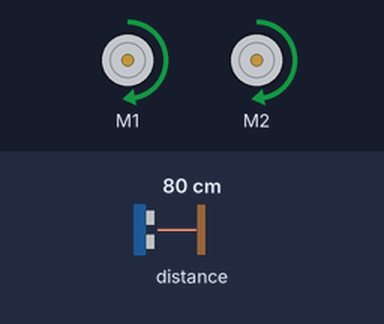
This sketch was run on a simulated Arduino Leonardo, built with avr-gcc and run on an emulated ATmega32U4. Shown: 2 × DC motor (green arrow = forward, orange = backward, longer = faster). The inputs (shaded band) are chosen by the test bench; at power-on: distance to the obstacle 80 cm. What the sketch prints to the serial monitor is not drawn.

Above: at 1.2 s.
1.3 s: distance to the obstacle set to 2 cm
Timing chart, 0 to 4.3 s (numbered marks = the images above; inputs shaded):
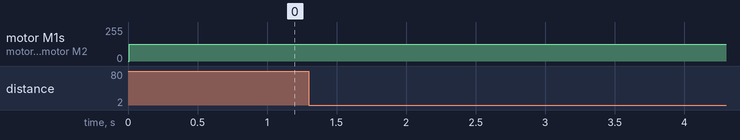

The sketch:

Challenge_3.ino
```cpp
#include <Zumo32U4.h>
#include <Wire.h>


Zumo32U4ProximitySensors proxSensors;
Zumo32U4Motors motors;

// for line sensing
Zumo32U4LineSensors lineSensors;
#define NUM_SENSORS 3
uint16_t lineSensorValues[NUM_SENSORS];
int s1, s2, s3;

/* bool proxLeftActive;
bool proxFrontActive;
bool proxRightActive; */

int leftSensor;
int centerLeftSensor;
int centerRightSensor;
int rightSensor;
//int challenge3Calibration = 7;
int threshold = 1000;

void setup() {
  Serial.begin(9600);
  lineSensors.initThreeSensors();
  proxSensors.initThreeSensors();
  proxSensors.setBrightnessLevels(50, 30);
  proxSensors.setPulseOffTimeUs(578);
  proxSensors.setPulseOnTimeUs(421);
}

void printReadingsToSerial() {
  char buffer[80];
  sprintf(buffer, "%4d %4d %4d\n",
          lineSensorValues[0],
          lineSensorValues[1],
          lineSensorValues[2]);
  Serial.print(buffer);
}

// the uncalibrated line sensor reading are between 0 (very bright) and 2000 (very dark)
void readLineSensors() {
  lineSensors.read(lineSensorValues, QTR_EMITTERS_ON);
  printReadingsToSerial();
}

void loop() {
  // put your main code here, to run repeatedly:
  challenge3();
}


void challenge3() {
  readLineSensors();
  if (lineSensorValues[0] < threshold && lineSensorValues[1] < threshold && lineSensorValues[2] < threshold) {
    proxRead3();
    Serial.print(leftSensor);
    Serial.print(" ");
    Serial.print(centerLeftSensor);
    Serial.print(" ");
    Serial.print(centerRightSensor);
    Serial.print(" ");
    Serial.println(rightSensor);

    if (leftSensor + centerLeftSensor < rightSensor + centerRightSensor) {
      motors.setSpeeds(55, 200);
    } else if (leftSensor + centerLeftSensor > rightSensor + centerRightSensor) {
      motors.setSpeeds(200, 55);
    } else {
      motors.setSpeeds(200, 200);
    }
  } else {
    motors.setSpeeds(0, 0);
    delay(1000);
  }
}

int proxRead3() {
  proxSensors.read();
  leftSensor = proxSensors.countsLeftWithLeftLeds();
  centerLeftSensor = proxSensors.countsFrontWithLeftLeds();
  centerRightSensor = proxSensors.countsFrontWithRightLeds();
  rightSensor = proxSensors.countsRightWithRightLeds();
}
```
